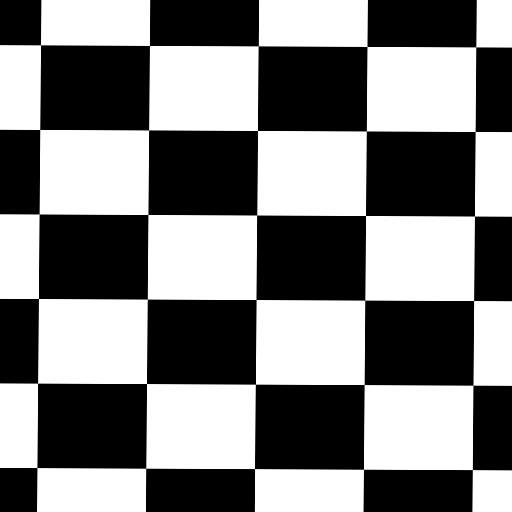
#> input picture chessboard1.png, 512 x 512 px
$ python 'Detecting corners with Harris Corner Detector.py'
#> lines starting #> are read from the running program, lines starting #| are printed output that depends on the picture; after the words box and inside, x2 and y2 are one past the last pixel; in counts of white or black regions, pixels touching at a corner belong together
import cv2
import numpy as np
import matplotlib.pyplot as plt
img = cv2.imread("chessboard1.png")
#> img is the input picture: shape (512, 512, 3); min 0, max 255, mean 127.5
cv2.imshow("img",img)
#plt.imshow(img)
gray = cv2.cvtColor(img,cv2.COLOR_BGR2GRAY)
gray = np.float32(gray)

dst = cv2.cornerHarris(gray,2,3,0.04)
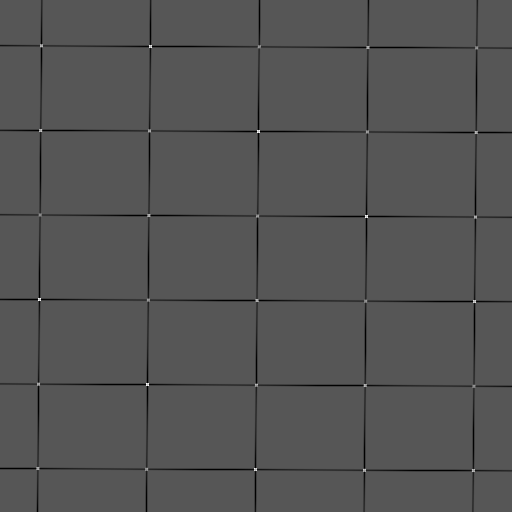
#> dst: shape (512, 512) float32; min -169130016, max 330902912, mean -3754487; drawn with min black and max white
dst = cv2.dilate(dst,None)
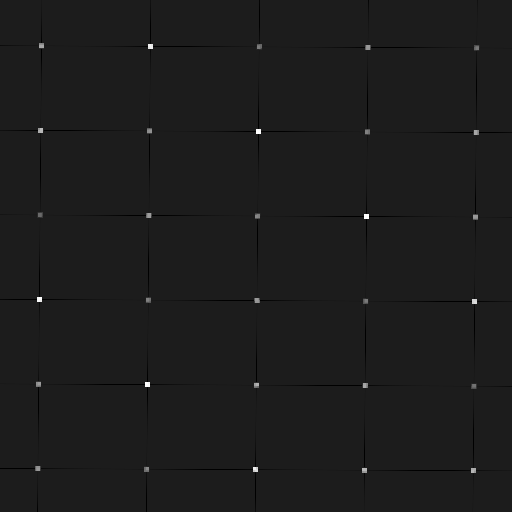
#> dst: shape (512, 512) float32; min -42282504, max 330902912, mean 132142; drawn with min black and max white
print(dst.max())
#| 330902900.0
img[dst > 0.01 * dst.max()] = [0,0,255]
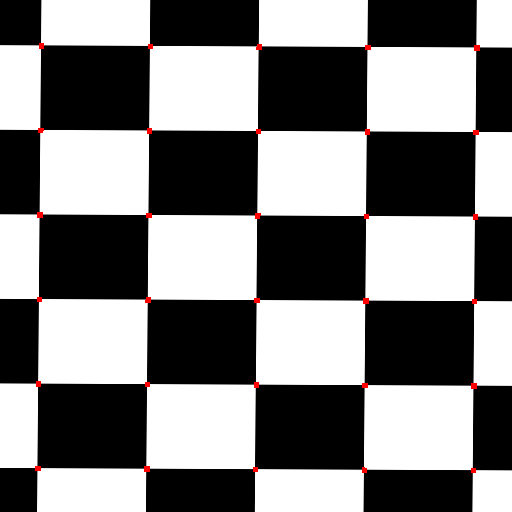
#> img: shape (512, 512, 3); 0.34% of pixels changed, all inside (x1, y1, x2, y2) = (35, 43, 480, 473)
cv2.imshow("dst",img)
#plt.imshow(img)
#plt.show()

if cv2.waitKey(0) & 0xFF == 27:
#> (key Esc is pressed here)
    cv2.destroyAllWindows()

$ run again, with Black dots.png copied over chessboard1.png
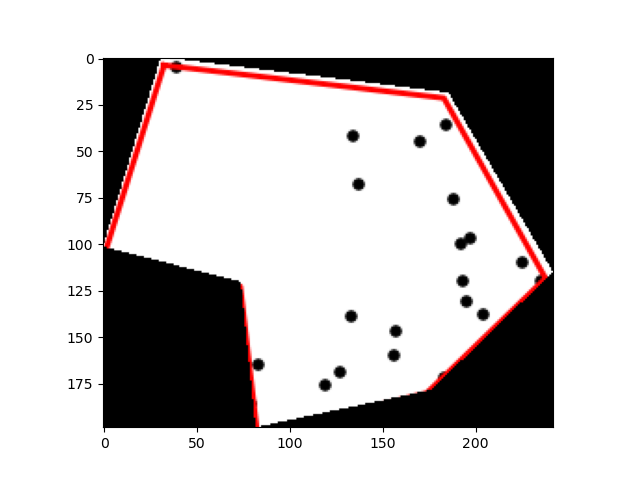
#> input picture Black dots.png, 640 x 480 px
#> img is the input picture: shape (480, 640, 3); mean B, G, R 196.6, 196.6, 200.6
#> `dst = cv2.dilate(dst,None)`:
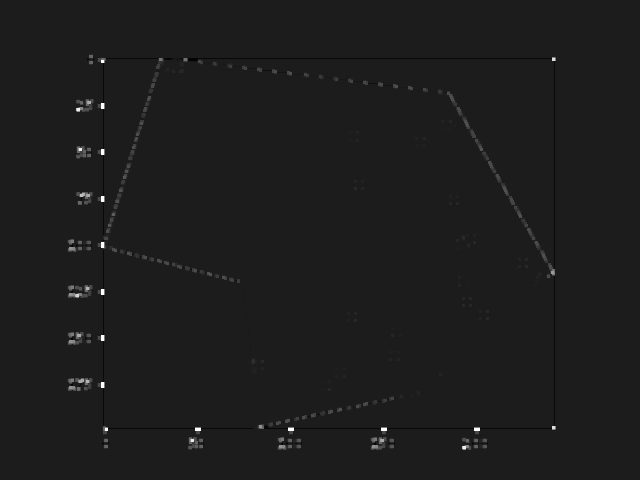
#> dst: shape (480, 640) float32; min -51015304, max 401996864, mean 1444408.5; drawn with min black and max white
#| 401996860.0
#> `img[dst > 0.01 * dst.max()] = [0,0,255]`:
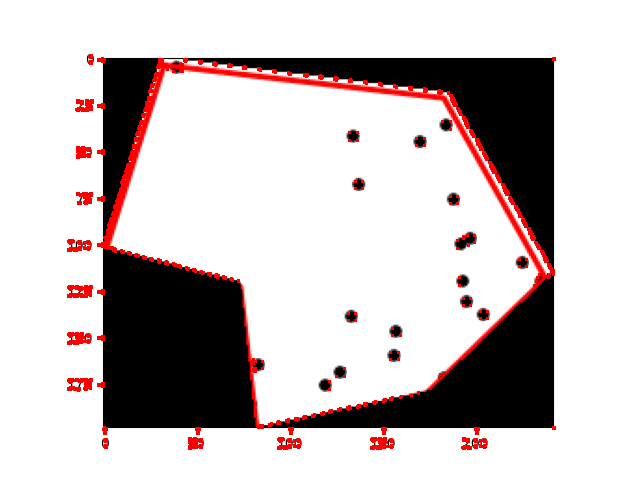
#> img: shape (480, 640, 3); 2.15% of pixels changed, all inside (x1, y1, x2, y2) = (67, 54, 556, 450)

$ run again, with Irregular Shape.png copied over chessboard1.png
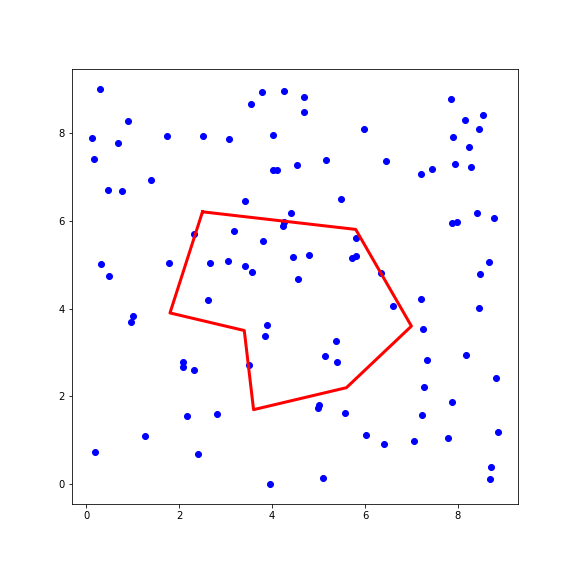
#> input picture Irregular Shape.png, 576 x 576 px
#> img is the input picture: shape (576, 576, 3); mean B, G, R 252.1, 249.3, 250.9
#> `dst = cv2.dilate(dst,None)`:
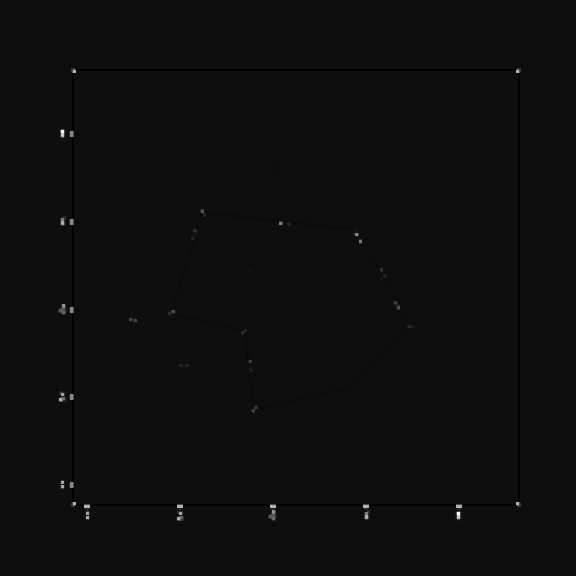
#> dst: shape (576, 576) float32; min -17318914, max 285517824, mean 157148.3; drawn with min black and max white
#| 285517820.0
#> `img[dst > 0.01 * dst.max()] = [0,0,255]`:
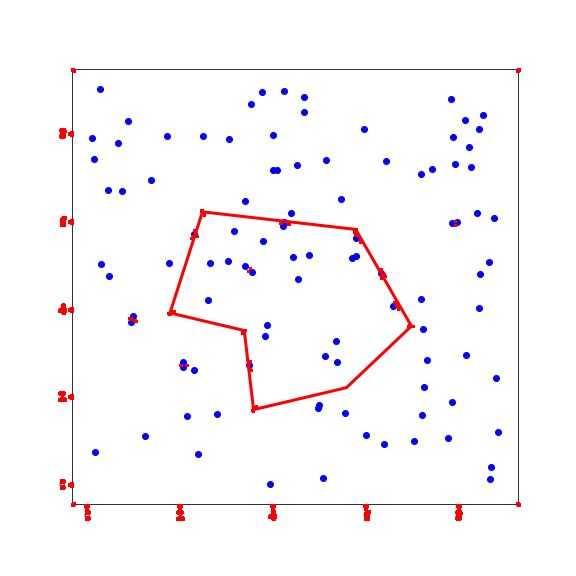
#> img: shape (576, 576, 3); 0.46% of pixels changed, all inside (x1, y1, x2, y2) = (58, 68, 521, 521)

$ run again, with Irregular Shape2.png copied over chessboard1.png
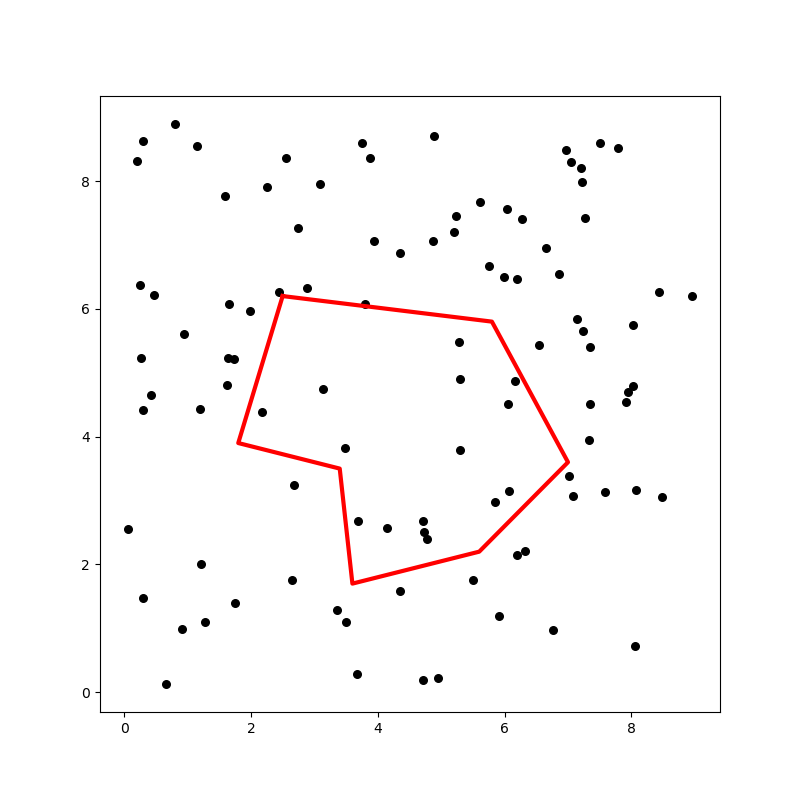
#> input picture Irregular Shape2.png, 800 x 800 px
#> img is the input picture: shape (800, 800, 3); mean B, G, R 249.6, 249.6, 251.3
#> `dst = cv2.dilate(dst,None)`:
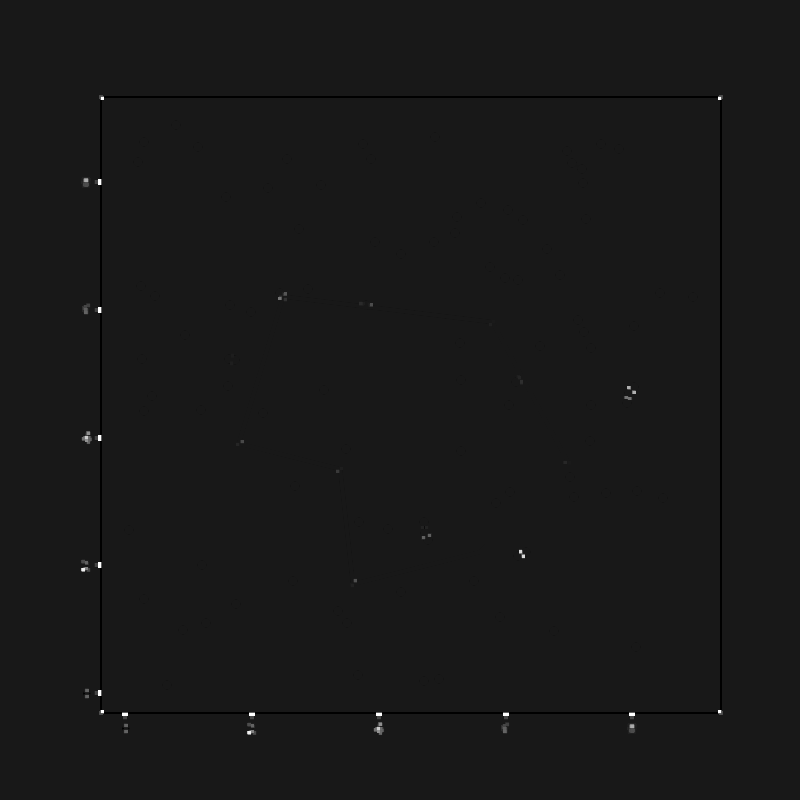
#> dst: shape (800, 800) float32; min -42282504, max 401996864, mean 17588.3; drawn with min black and max white
#| 401996860.0
#> `img[dst > 0.01 * dst.max()] = [0,0,255]`:
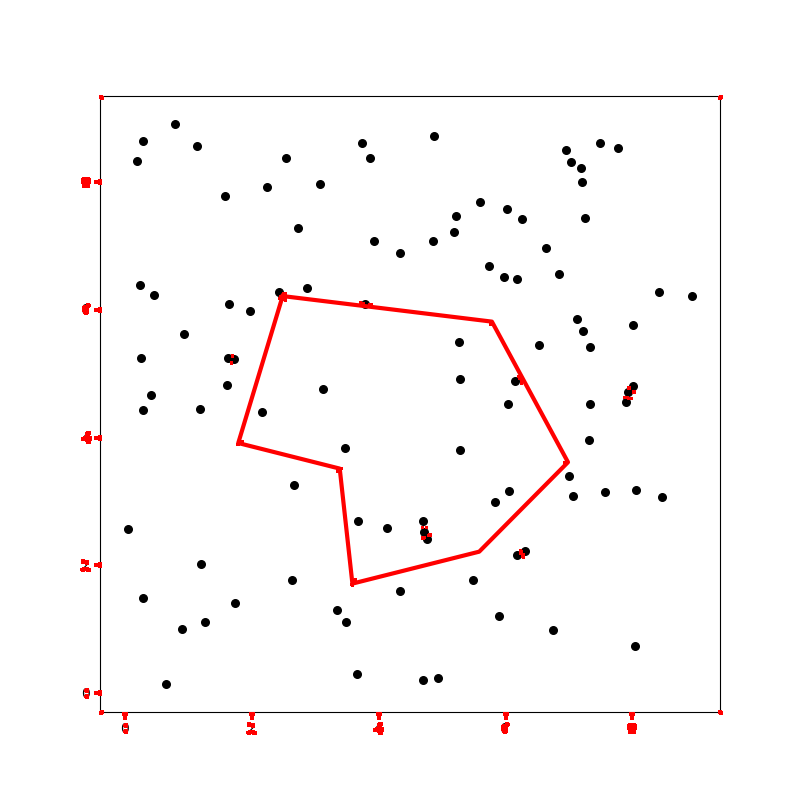
#> img: shape (800, 800, 3); 0.26% of pixels changed, all inside (x1, y1, x2, y2) = (80, 95, 723, 735)
